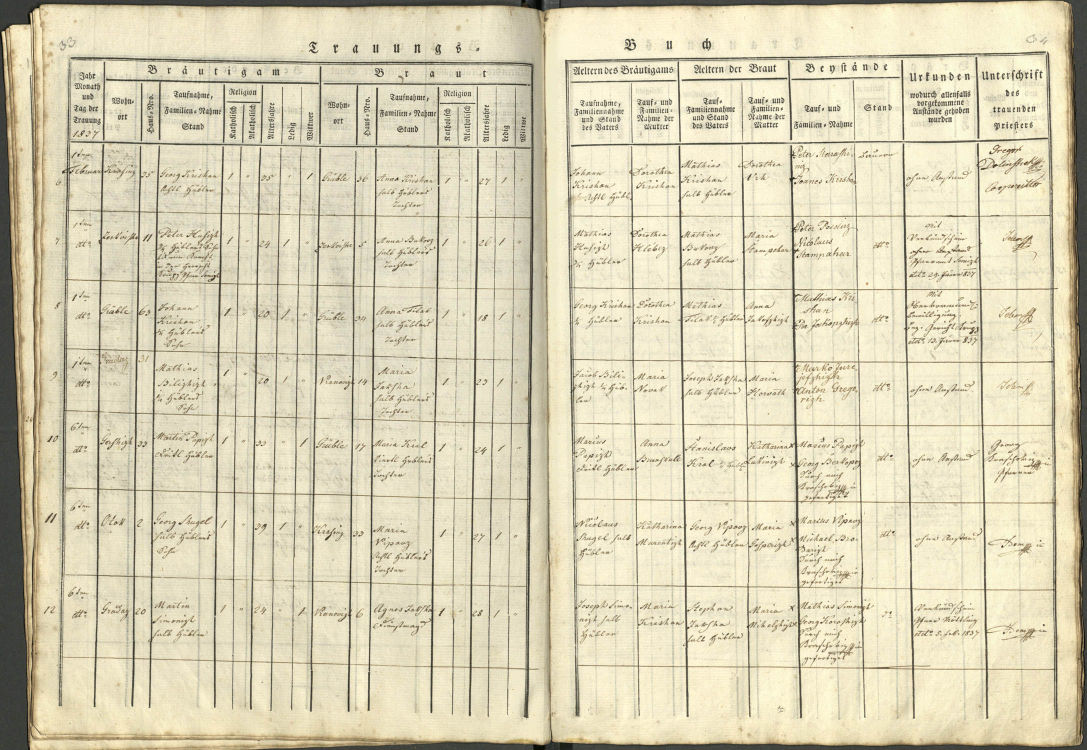
#> input picture research/issue17/p261-work/s18.jpg, 2173 x 1500 px, found by its file name (shown at 1/2 size)
$ python p262_dates.py
#> lines starting #> are read from the running program, lines starting #| are printed output that depends on the picture
from PIL import Image
im = Image.open("research/issue17/p261-work/s18.jpg")
#> im is the input picture: PIL image 2173x1500 RGB; mean R, G, B 216.8, 209.1, 181.1
out="research/issue17/p262-work/"
for k,(y0,y1) in {"dates_top":(275,880),"dates_bot":(860,1330)}.items():
    c=im.crop((95,y0,300,y1)); c=c.resize((c.width*4,c.height*4), Image.LANCZOS); c.save(out+k+".png")
    print(k, c.size)
#> this loop made 2 passes
#> pass 1, `c = im.crop((95, y0, 300, y1))`:
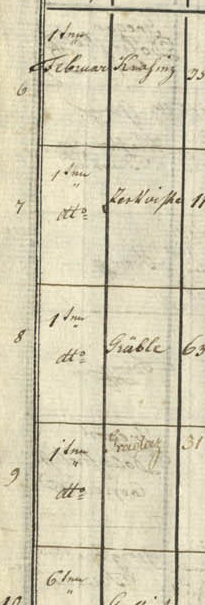
#> c: PIL image 205x605 RGB; mean R, G, B 211.3, 204.4, 178.1
#> pass 1, `c = c.resize((c.width * 4, c.height * 4), Image.LANCZOS)`:
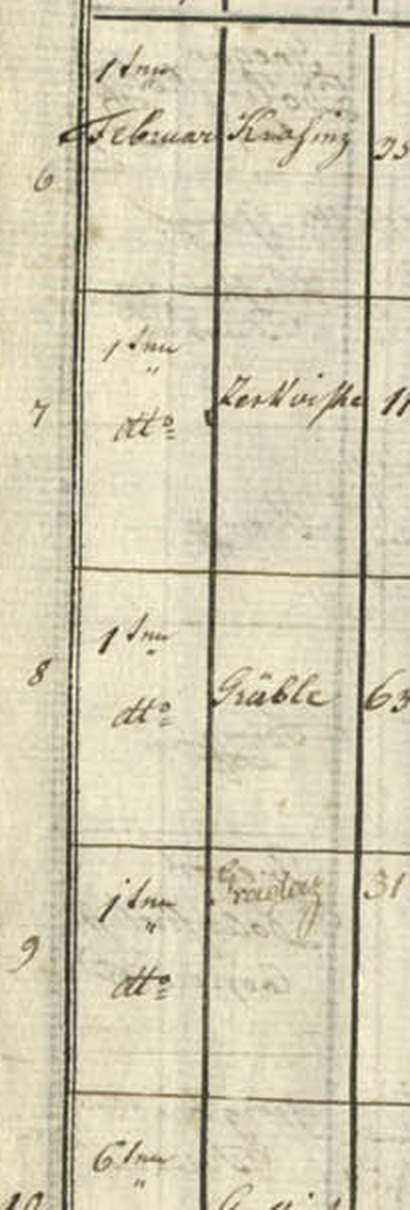
#> c: PIL image 820x2420 RGB (shown at 1/2 size); mean R, G, B 211.3, 204.4, 178.1
#> pass 2, `c = im.crop((95, y0, 300, y1))`:
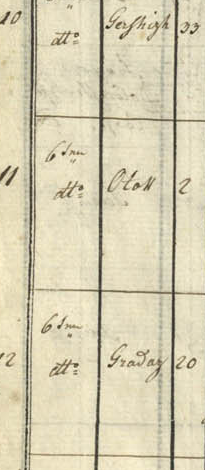
#> c: PIL image 205x470 RGB; mean R, G, B 215.8, 207.9, 179.7
#> pass 2, `c = c.resize((c.width * 4, c.height * 4), Image.LANCZOS)`:
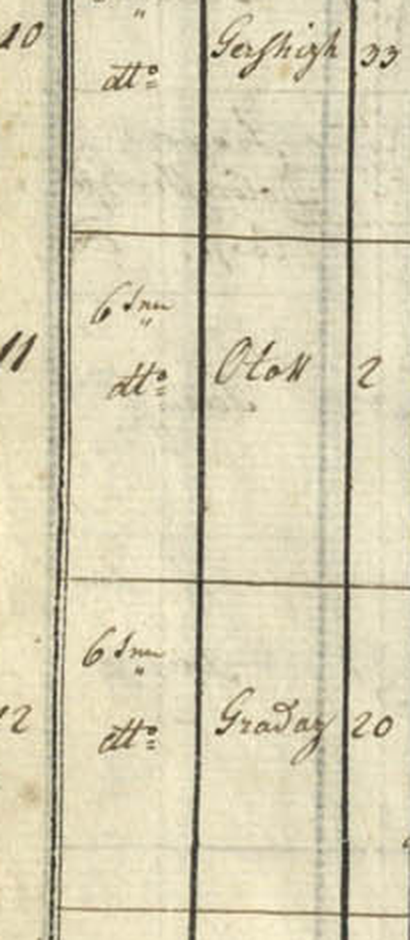
#> c: PIL image 820x1880 RGB (shown at 1/2 size); mean R, G, B 215.8, 207.9, 179.7

$ run again, with research/issue17/p261-work/s17.jpg copied over research/issue17/p261-work/s18.jpg
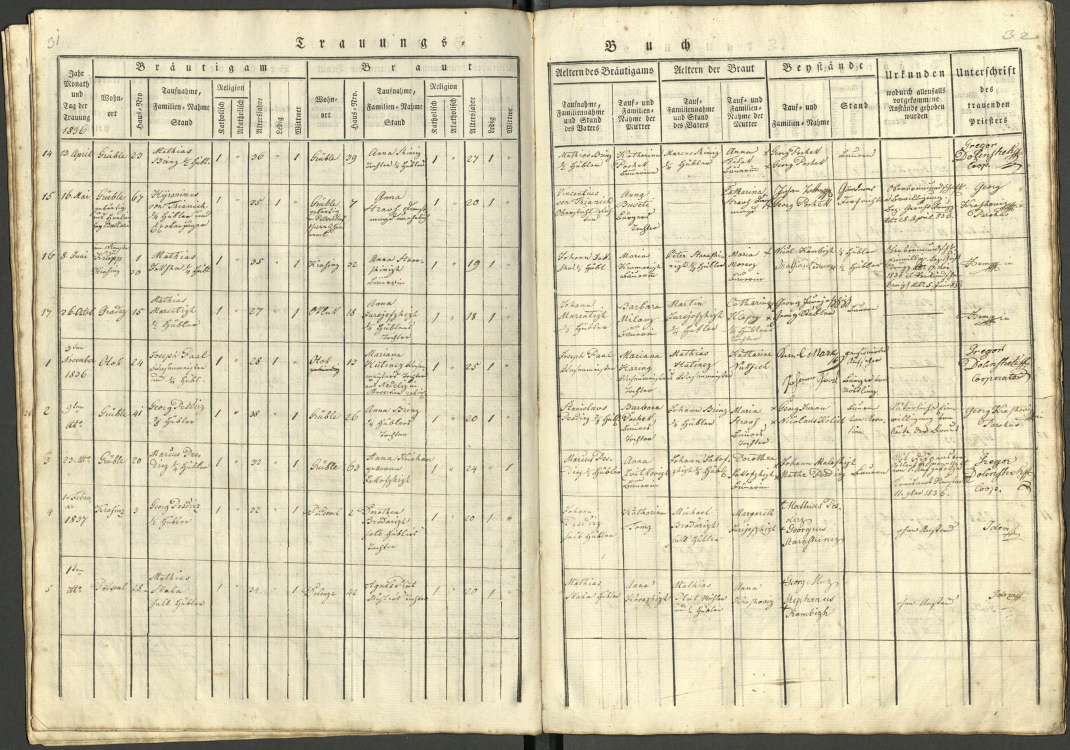
#> input picture research/issue17/p261-work/s17.jpg, 2139 x 1500 px, found by its file name (shown at 1/2 size)
#> im is the input picture: PIL image 2139x1500 RGB; mean R, G, B 213, 205, 176.9
#> the loop `for k,(y0,y1) in {"dates_top":(275,880),"dates_bot":(860,1330)}.items():` made 2 passes
#> pass 1, `c = c.resize((c.width * 4, c.height * 4), Image.LANCZOS)`:
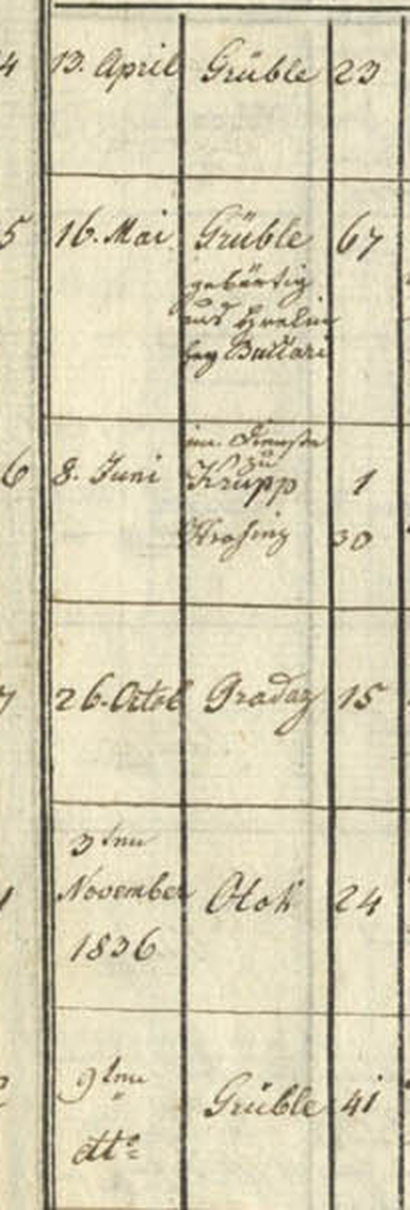
#> c: PIL image 820x2420 RGB (shown at 1/2 size); mean R, G, B 213.7, 206.3, 179.4
#> pass 2, `c = c.resize((c.width * 4, c.height * 4), Image.LANCZOS)`:
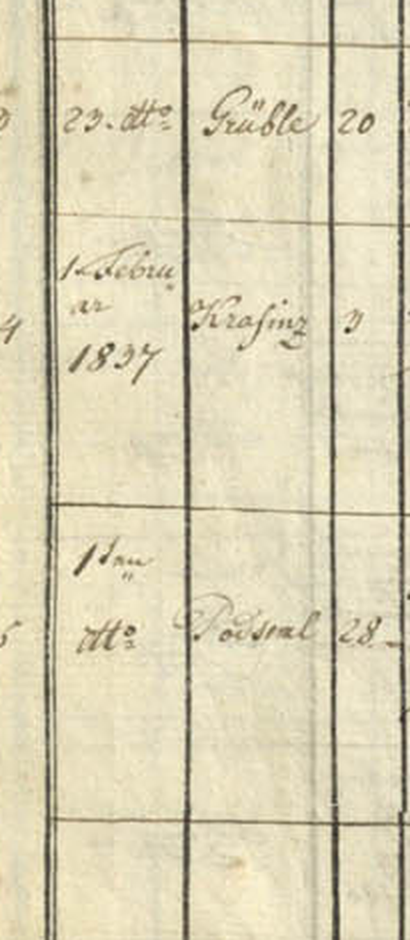
#> c: PIL image 820x1880 RGB (shown at 1/2 size); mean R, G, B 219.2, 211, 181.8

$ run again, with research/issue17/p261-work/s17_sliceA_L.png saved as research/issue17/p261-work/s18.jpg
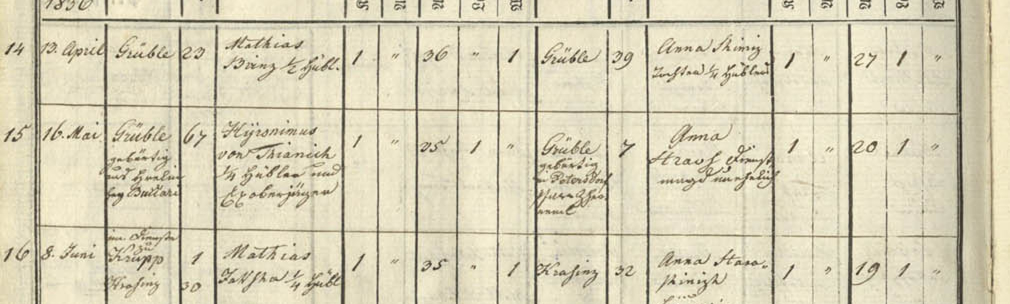
#> input picture research/issue17/p261-work/s17_sliceA_L.png, 2020 x 608 px, found by its file name (shown at 1/2 size)
#> im is the input picture: PIL image 2020x608 RGB; mean R, G, B 215.9, 208.9, 182.7
#> the loop `for k,(y0,y1) in {"dates_top":(275,880),"dates_bot":(860,1330)}.items():` made 2 passes
#> pass 1, `c = im.crop((95, y0, 300, y1))`:
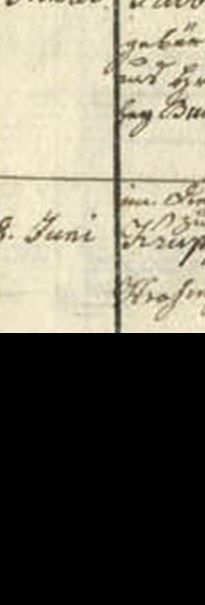
#> c: PIL image 205x605 RGB; mean R, G, B 120, 115.7, 100.7

$ run again, with research/issue17/p261-work/s17_sliceA_R.png saved as research/issue17/p261-work/s18.jpg
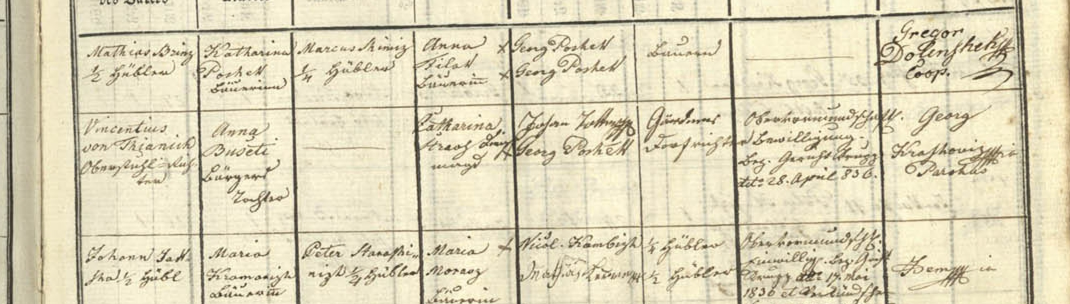
#> input picture research/issue17/p261-work/s17_sliceA_R.png, 2140 x 608 px, found by its file name (shown at 1/2 size)
#> im is the input picture: PIL image 2140x608 RGB; mean R, G, B 221.3, 213.3, 184.8
#> the loop `for k,(y0,y1) in {"dates_top":(275,880),"dates_bot":(860,1330)}.items():` made 2 passes
#> pass 1, `c = im.crop((95, y0, 300, y1))`:
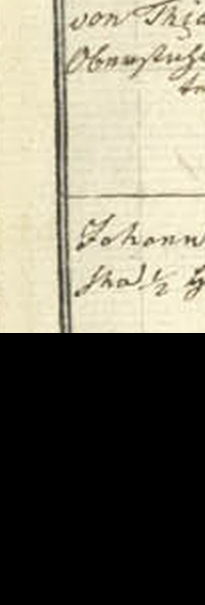
#> c: PIL image 205x605 RGB; mean R, G, B 124.1, 119.9, 104.3
